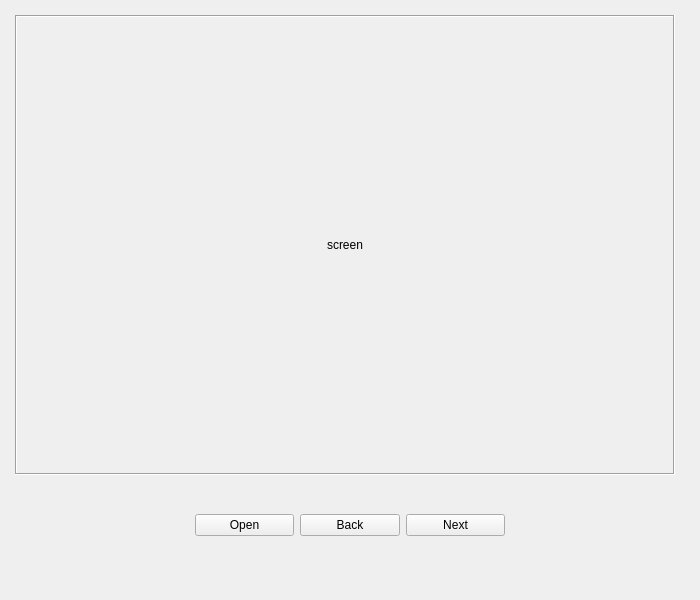
<?xml version="1.0" encoding="UTF-8"?>
<ui version="4.0">
 <class>MainWindow</class>
 <widget class="QMainWindow" name="MainWindow">
  <property name="geometry">
   <rect>
    <x>0</x>
    <y>0</y>
    <width>700</width>
    <height>600</height>
   </rect>
  </property>
  <property name="windowTitle">
   <string>MainWindow</string>
  </property>
  <widget class="QWidget" name="centralwidget">
   <widget class="QWidget" name="widget" native="true">
    <property name="geometry">
     <rect>
      <x>195</x>
      <y>500</y>
      <width>310</width>
      <height>50</height>
     </rect>
    </property>
    <layout class="QHBoxLayout" name="horizontalLayout">
     <item>
      <widget class="QPushButton" name="btn_open">
       <property name="text">
        <string>Open</string>
       </property>
      </widget>
     </item>
     <item>
      <widget class="QPushButton" name="btn_back">
       <property name="text">
        <string>Back</string>
       </property>
      </widget>
     </item>
     <item>
      <widget class="QPushButton" name="btn_next">
       <property name="text">
        <string>Next</string>
       </property>
      </widget>
     </item>
    </layout>
   </widget>
   <widget class="QWidget" name="widget_2" native="true">
    <property name="geometry">
     <rect>
      <x>10</x>
      <y>10</y>
      <width>670</width>
      <height>470</height>
     </rect>
    </property>
    <layout class="QVBoxLayout" name="verticalLayout">
     <property name="leftMargin">
      <number>5</number>
     </property>
     <property name="topMargin">
      <number>5</number>
     </property>
     <property name="rightMargin">
      <number>5</number>
     </property>
     <property name="bottomMargin">
      <number>5</number>
     </property>
     <item>
      <widget class="QLabel" name="lbl_screen">
       <property name="frameShape">
        <enum>QFrame::Box</enum>
       </property>
       <property name="frameShadow">
        <enum>QFrame::Sunken</enum>
       </property>
       <property name="text">
        <string>screen</string>
       </property>
       <property name="alignment">
        <set>Qt::AlignCenter</set>
       </property>
      </widget>
     </item>
    </layout>
   </widget>
  </widget>
 </widget>
 <resources/>
 <connections/>
</ui>
